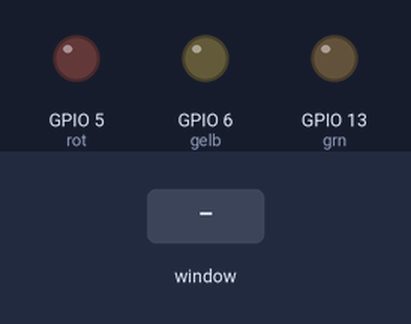
Bench run of a program on a simulated Raspberry Pi (BCM pin numbers). Shown: output pins drawn as LEDs (lit = HIGH). The test bench sets the inputs (shaded band). The desktop window is not drawn, its controls go by their first labels and the mouse button is held 0.15 s.

Above: at 1.2 s.
1.3 s: control labelled "LED ein-/ausschalten" in the window clicked
At 2.6 s:
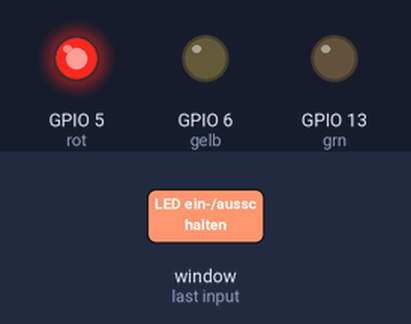
Timing chart, 0 to 4.3 s (numbered marks = the images above; inputs shaded):
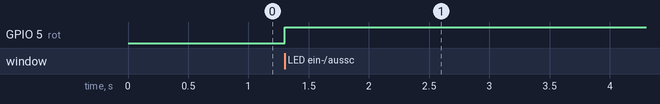

The program:

tkinter_Led.py
```python
from tkinter import *
from gpiozero import LED
from temp import read_sensor

rot = LED(5)
gelb = LED(6)
grn =LED(13)
debug = False

# Reaktion auf Mausklick im Fenster
def led_change():
    if not rot.is_lit:
        if(debug):
            print('LED an')
        rot.on()
        lbl.configure(text="Die LED leuchtet.")
        mywin.configure(background='red')
    else:
        if(debug):
            print('LED aus')
        rot.off()
        lbl.configure(text="Die LED ist ausgeschalten.")
        mywin.configure(background='lightgrey')


def setDBG():
    global debug
    debug = not debug


def check_temp():
    temp.configure(text='Temp: {}°C'.format(read_sensor()))


# Benutzeroberfläche mit Ereignisverwaltung
mywin = Tk()
# Größe des Fensters festlegen
mywin.geometry('300x200')
# Fenster nicht änderbar (Größe)
mywin.resizable(width=False, height=False)
# Den Festertitel festlegen
mywin.wm_title("LED ein/aus")
# damit ist die erste Spalte so breit wie das Fenster
mywin.columnconfigure(0, weight=1)

# Variablen definieren
ledstatus = IntVar()
debugstat = IntVar()

# Inhalt der Fensteroberfläche definieren
lbl = Label(mywin, text="Die LED ist ausgeschalten.", padx=10, pady=10)
ledbtn = Checkbutton(mywin, text="LED ein-/ausschalten", indicatoron=0, variable=ledstatus, command=led_change, padx=10, pady=10)
dbgbtn = Checkbutton(mywin, text="Debug on/off", indicatoron=1, variable=debugstat, command=setDBG, padx=10, pady=10)
temp = Label(mywin, text='Temperatur: xyz', padx=10, pady=10)
tempbtn = Button(mywin, text="Read temp sensor", command=check_temp, padx=10, pady=10)

# die Komponenten der Oberfläche im Fenster verteilen
# dafür wird ein Gitter verwendet
lbl.grid(column=0, row=0, columnspan=2)
ledbtn.grid(column=0, row=1, columnspan=2, pady=10)
dbgbtn.grid(column=0, row=2, columnspan=2)
temp.grid(column=0, row=3, padx=10)
tempbtn.grid(column=1, row=3, padx=10, pady=10)

# mainloop macht, dass das Programm läuft
mywin.mainloop()
```

temp.py
```python
'''
Modul zum Lesen der Temperatur des 1-wire Sensors
'''
import re, os, time

# function: read and parse sensor data file
# hier muss als Standardwert die ID Deines Temperatursensor eingetragen werden
def read_sensor(path='/sys/bus/w1/devices/10-000802f91ec9/w1_slave'):
    value = "U"
    try:
        f = open(path, "r")
        line = f.readline()
        if re.match(r"([0-9a-f]{2} ){9}: crc=[0-9a-f]{2} YES", line):
            line = f.readline()
            m = re.match(r"([0-9a-f]{2} ){9}t=([+-]?[0-9]+)", line)
            if m:
                value = str(float(m.group(2)) / 1000.0)
        f.close()
    except IOError as e:
        print(time.strftime("%x %X"), "Error reading", path, ": ", e)
    return value
```

Measured:
- after the input at 1.3 s, GPIO 5 (rot): LOW → HIGH at once
